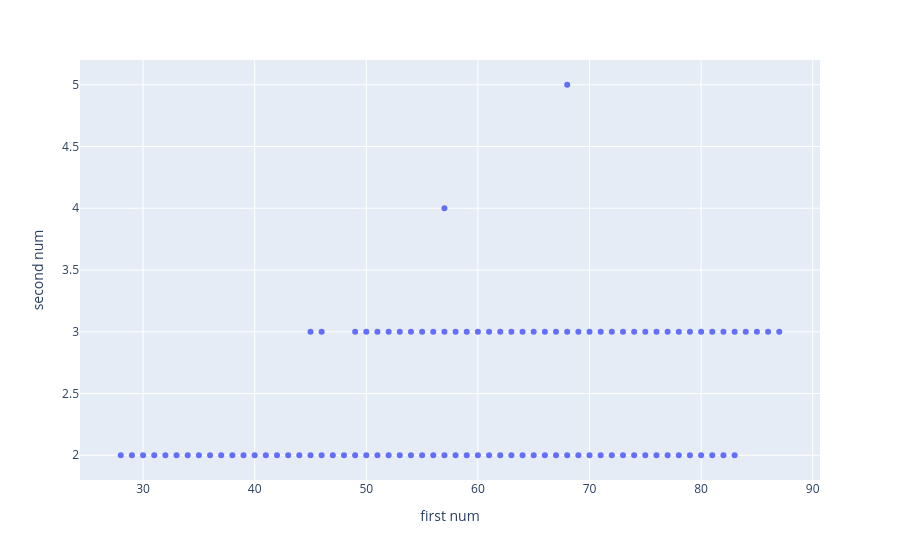

Write notebook code for a chart like this one.
### Markdown cell above
There are some columns with strange values, like:  

CDM	38+2  
LB	42+2  
RB	42+2  
LWB	45+2  

These columns refer to football (soccer) player positions and their ratings  
The first number (e.g., 38) represents the player's base rating or score for that position.  
The +2 indicates a potential improvement or bonus to the player's base rating for that position.  

They are distributed like this:

### Code cell
rdm = pd.DataFrame(fifa.RDM.unique(), columns=['val'])
rdm.val.apply(lambda v: str(v).split("+"))
rdm.dropna(inplace=True)
rdm[['first num', 'second num']] = rdm['val'].str.split('+', n=1, expand=True)
rdm['first num'] = rdm['first num'].astype(int)
rdm['second num'] = rdm['second num'].astype(int)
px.scatter(rdm ,x = 'first num', y = 'second num')

### Figure 1 — Plotly figure (JSON) as saved in the notebook; plotly's stock layout.template omitted (floating-point values rounded to 4 significant figures)
{"data": [{"hovertemplate": "first num=%{x}<br>second num=%{y}<extra></extra>", "legendgroup": "", "marker": {"color": "#636efa", "symbol": "circle"}, "mode": "markers", "name": "", "orientation": "v", "showlegend": false, "type": "scatter", "x": [61, 61, 60, 77, 63, 81, 68, 84, 62, 82, 70, 87, 58, 66, 67, 86, 65, 56, 76, 85, 68, 73, 71, 83, 53, 75, 78, 80, 79, 59, 65, 64, 78, 80, 59, 74, 77, 72, 57, 73, 79, 75, 62, 57, 81, 54, 57, 76, 51, 69, 55, 58, 69, 83, 74, 55, 53, 68, 56, 67, 66, 82, 52, 64, 54, 60, 63, 48, 70, 52, 72, 71, 49, 49, 51, 50, 50, 46, 43, 47, 46, 45, 42, 44, 40, 41, 39, 45, 36, 38, 37, 35, 34, 33, 32, 31, 30, 29, 28], "xaxis": "x", "y": [2, 3, 3, 3, 3, 3, 5, 3, 3, 3, 3, 3, 3, 3, 3, 3, 3, 3, 3, 3, 3, 3, 3, 3, 3, 3, 3, 3, 3, 2, 2, 3, 2, 2, 3, 3, 2, 3, 4, 2, 2, 2, 2, 2, 2, 3, 3, 2, 2, 2, 3, 2, 3, 2, 2, 2, 2, 2, 2, 2, 2, 2, 3, 2, 2, 2, 2, 2, 2, 2, 2, 2, 2, 3, 3, 2, 3, 2, 2, 2, 3, 2, 2, 2, 2, 2, 2, 3, 2, 2, 2, 2, 2, 2, 2, 2, 2, 2, 2], "yaxis": "y"}], "layout": {"legend": {"tracegroupgap": 0}, "margin": {"t": 60}, "xaxis": {"anchor": "y", "domain": [0, 1], "title": {"text": "first num"}}, "yaxis": {"anchor": "x", "domain": [0, 1], "title": {"text": "second num"}}}}
